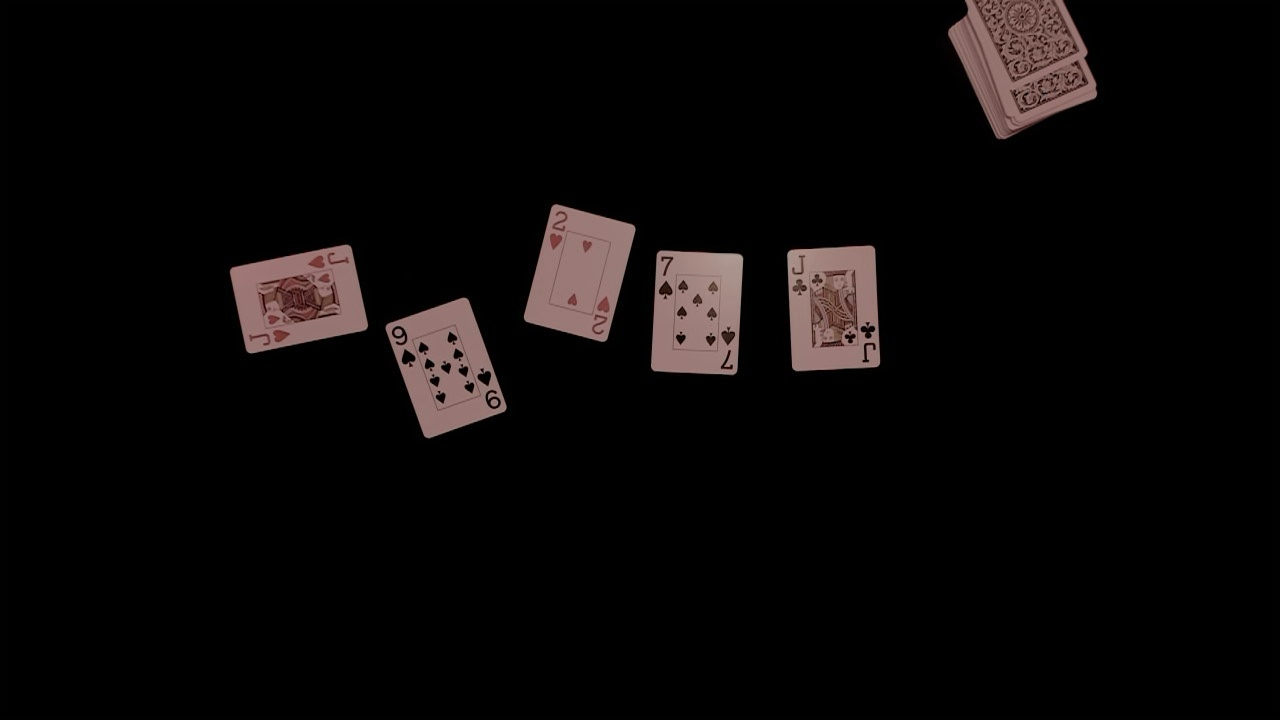
#> input picture test_frames/frame3.jpg, 1280 x 720 px, given in place of the camera
$ python recapture_missing.py
#> lines starting #> are read from the running program, lines starting #| are printed output that depends on the picture; after the words box and inside, x2 and y2 are one past the last pixel; in counts of white or black regions, pixels touching at a corner belong together
#!/usr/bin/env python3
# Recapture missing sample #7 (45° rotation) for specific cards
import os, re, cv2, numpy as np
from pathlib import Path
import subprocess
import argparse
import time

# Load environment variables
try:
    from dotenv import load_dotenv
    if os.path.exists("env"):
        load_dotenv("env")
except Exception:
    pass

OUT_DIR  = Path("./templates_temp")
TEMPL_DIR = Path("./templates")
SIZE     = (int(os.getenv("WARP_W","500")), int(os.getenv("WARP_H","700")))
CAMERA_INDEX = int(os.getenv("CAMERA_INDEX", "0"))

# Import card detection functions (same as make_templates_cli.py)
def _roi(frame, r):
    x,y,w,h = r
    if w <= 0 or h <= 0: return frame, 0, 0
    x2, y2 = min(frame.shape[1], x+w), min(frame.shape[0], y+h)
    return frame[y:y2, x:x2].copy(), x, y

def _order_quad(pts):
    s = pts.sum(axis=1); d = np.diff(pts, axis=1)
    tl = pts[np.argmin(s)]; br = pts[np.argmax(s)]
    tr = pts[np.argmin(d)]; bl = pts[np.argmax(d)]
    return np.array([tl, tr, br, bl], dtype=np.float32)

def _right_angle_quad(quad, tol):
    p = np.array(quad, dtype=np.float32)
    v = np.roll(p, -1, axis=0) - p
    for i in range(4):
        a = v[i-1]; b = v[i]
        c = np.degrees(np.arccos(np.clip(np.dot(a,b)/(np.linalg.norm(a)*np.linalg.norm(b)+1e-6), -1, 1)))
        if abs(c-90) > tol: return False
    return True

def _normalize_L(gray):
    lo, hi = np.percentile(gray, (1,99)); span = max(1, hi - lo)
    return np.clip((gray - lo) / span * 255, 0, 255).astype(np.uint8)

def _warp_from_contour(img_bgr, cnt, out_size=SIZE):
    rect = cv2.minAreaRect(cnt)
    box  = cv2.boxPoints(rect).astype(np.float32)
    W,H = max(int(rect[1][0]),1), max(int(rect[1][1]),1)
    ow, oh = out_size
    if W > H: ow, oh = oh, ow
    src = _order_quad(box)
    dst = np.array([[0,0],[ow-1,0],[ow-1,oh-1],[0,oh-1]], dtype=np.float32)
    M = cv2.getPerspectiveTransform(src, dst)
    warp = cv2.warpPerspective(img_bgr, M, (ow, oh))
    return warp, box, (W,H)

ROI = tuple(int(p or "0") for p in os.getenv("ROI", "0,0,0,0").split(",")[:4]) if os.getenv("ROI") else (0,0,0,0)
CARD_AABB_MIN_FRAC = float(os.getenv("CARD_AABB_MIN_FRAC","0.0018"))
CARD_AABB_MAX_FRAC = float(os.getenv("CARD_AABB_MAX_FRAC","0.30"))
CARD_SHORTSIDE_MIN = int(os.getenv("CARD_SHORTSIDE_MIN","90"))
ASPECT_MIN, ASPECT_MAX = float(os.getenv("ASPECT_MIN","1.25")), float(os.getenv("ASPECT_MAX","1.75"))
SOLIDITY_MIN = float(os.getenv("SOLIDITY_MIN","0.88"))
FILL_OBB_MIN = float(os.getenv("FILL_OBB_MIN","0.80"))
ANGLE_TOL_DEG = float(os.getenv("ANGLE_TOL_DEG","16"))

def _card_candidates(mask, frame_w, frame_h):
    contours, _ = cv2.findContours(mask, cv2.RETR_EXTERNAL, cv2.CHAIN_APPROX_SIMPLE)
    for cnt in contours:
        area = cv2.contourArea(cnt)
        if area < 3000: continue
        x,y,w,h = cv2.boundingRect(cnt)
        aabb_frac = (w*h)/float(frame_w*frame_h + 1e-6)
        if not (CARD_AABB_MIN_FRAC <= aabb_frac <= CARD_AABB_MAX_FRAC): continue
        if min(w,h) < CARD_SHORTSIDE_MIN: continue
        hull = cv2.convexHull(cnt)
        solidity = area / (cv2.contourArea(hull)+1e-6)
        (cx,cy),(mw,mh),ang = cv2.minAreaRect(cnt)
        asp = max(mw,mh)/max(1.0,min(mw,mh))
        obb_fill = area / (mw*mh + 1e-6)
        if not (ASPECT_MIN <= asp <= ASPECT_MAX): continue
        if solidity < SOLIDITY_MIN or obb_fill < FILL_OBB_MIN: continue
        quad = cv2.boxPoints(cv2.minAreaRect(cnt))
        if not _right_angle_quad(quad, ANGLE_TOL_DEG): continue
        yield cnt

def normalize(img_bgr):
    """Normalize and resize image for template."""
    g = cv2.cvtColor(img_bgr, cv2.COLOR_BGR2GRAY)
    g = cv2.resize(g, SIZE, interpolation=cv2.INTER_AREA)
    g = cv2.normalize(g, None, 0, 255, cv2.NORM_MINMAX)
    return g

def play_chime():
    """Play capture chime."""
    try:
        subprocess.Popen(['afplay', '/System/Library/Sounds/Glass.aiff'],
                       stdout=subprocess.DEVNULL, stderr=subprocess.DEVNULL)
    except Exception:
        pass

def mouse_callback(event, x, y, flags, param):
    """Mouse callback to capture image on click (debounced by 1 second)."""
    if event == cv2.EVENT_LBUTTONDOWN:
        now = time.time()
        last_click = param.get('last_click_time', 0)
        if now - last_click >= 1.0:  # 1 second debounce
            param['capture'] = True
            param['last_click_time'] = now

def main():
    # Cards missing sample #7 (45° rotation)
    missing_cards = ["10D", "2H", "3D", "3S", "5H", "6S", "QS"]

    OUT_DIR.mkdir(parents=True, exist_ok=True)

    # Open camera
    cap = cv2.VideoCapture(CAMERA_INDEX)
    if not cap.isOpened():
        print(f"[!] Could not open camera {CAMERA_INDEX}")
        return

    try:
        cap.set(cv2.CAP_PROP_FRAME_WIDTH, 1280)
        cap.set(cv2.CAP_PROP_FRAME_HEIGHT, 720)
    except Exception:
        pass

    print("=" * 60)
    print("Recapture Missing Sample #7 (45° rotation)")
    print("=" * 60)
    print(f"Recapturing sample #7 for {len(missing_cards)} cards:")
    for card in missing_cards:
        print(f"  - {card}")
    print("=" * 60)
    print("Controls:")
    print("  - Mouse click: Capture")
    print("  - Q key: Quit/Skip")
    print("=" * 60)

    window_name = "Recapture Missing - Click to capture, Q to quit"
    cv2.namedWindow(window_name, cv2.WINDOW_NORMAL)

    capture_state = {'capture': False, 'last_click_time': 0}
    cv2.setMouseCallback(window_name, mouse_callback, capture_state)

    card_idx = 0
    last_warp = None

    while card_idx < len(missing_cards):
        current_card = missing_cards[card_idx]
        out_file = OUT_DIR / f"{current_card}7.png"

        # Load existing template for reference
        template_img = None
        template_path = TEMPL_DIR / f"{current_card}.png"
        if template_path.exists():
            template_img = cv2.imread(str(template_path))

        print(f"\n[{card_idx + 1}/{len(missing_cards)}] Card: {current_card} - Sample #7 (45° rotation)")
        print(f"  Will save as: {out_file.name}")
        print(f"  Rotate card ~45° in center, click to capture")

        while True:
            ret, frame = cap.read()
#> frame is the input picture: shape (720, 1280, 3); mean B, G, R 7.6, 7.8, 10.2
            if not ret:
                print("[!] Failed to read from camera")
                break

            # Preprocess frame
            proc, offx, offy = _roi(frame, ROI) if sum(ROI) != 0 else (frame, 0, 0)
#> offx = 0; offy = 0
            gray = cv2.cvtColor(proc, cv2.COLOR_BGR2GRAY)
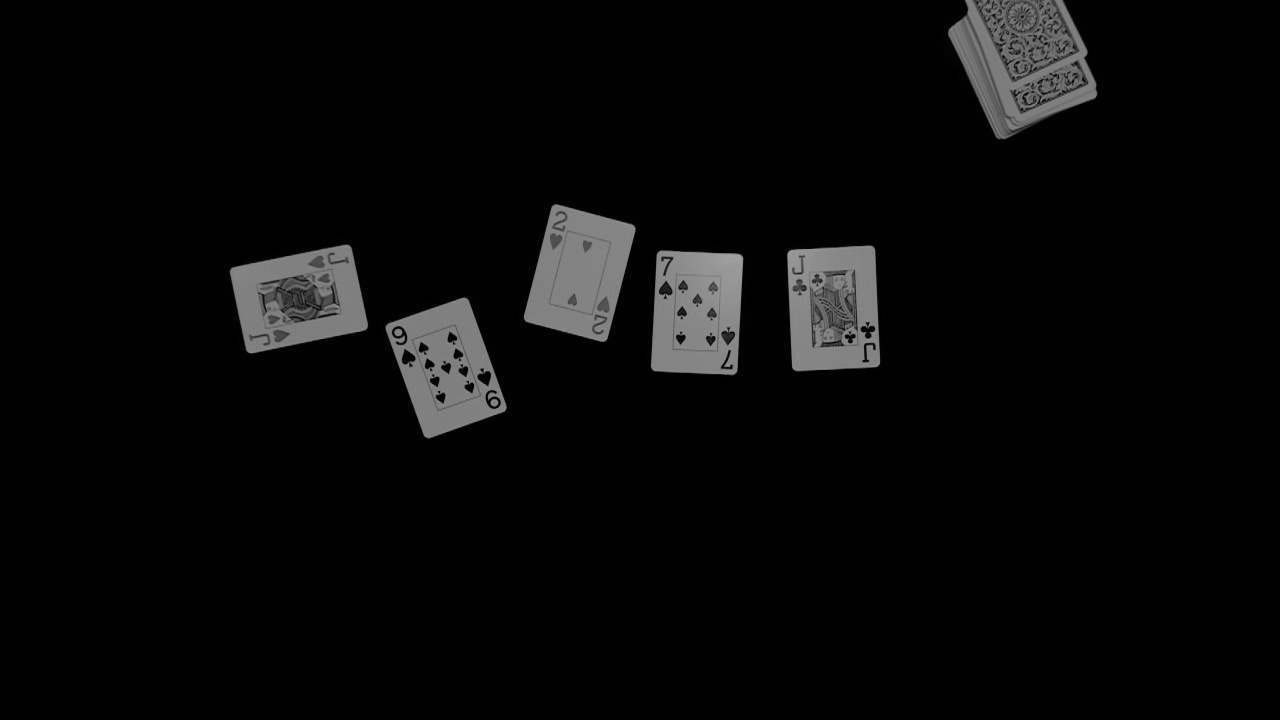
#> gray: shape (720, 1280); min 0, max 165, mean 8.5
            norm = _normalize_L(gray)
#> in _normalize_L, `lo, hi = np.percentile(gray, (1, 99))`: hi = 134
            _, th = cv2.threshold(norm, 0, 255, cv2.THRESH_BINARY + cv2.THRESH_OTSU)
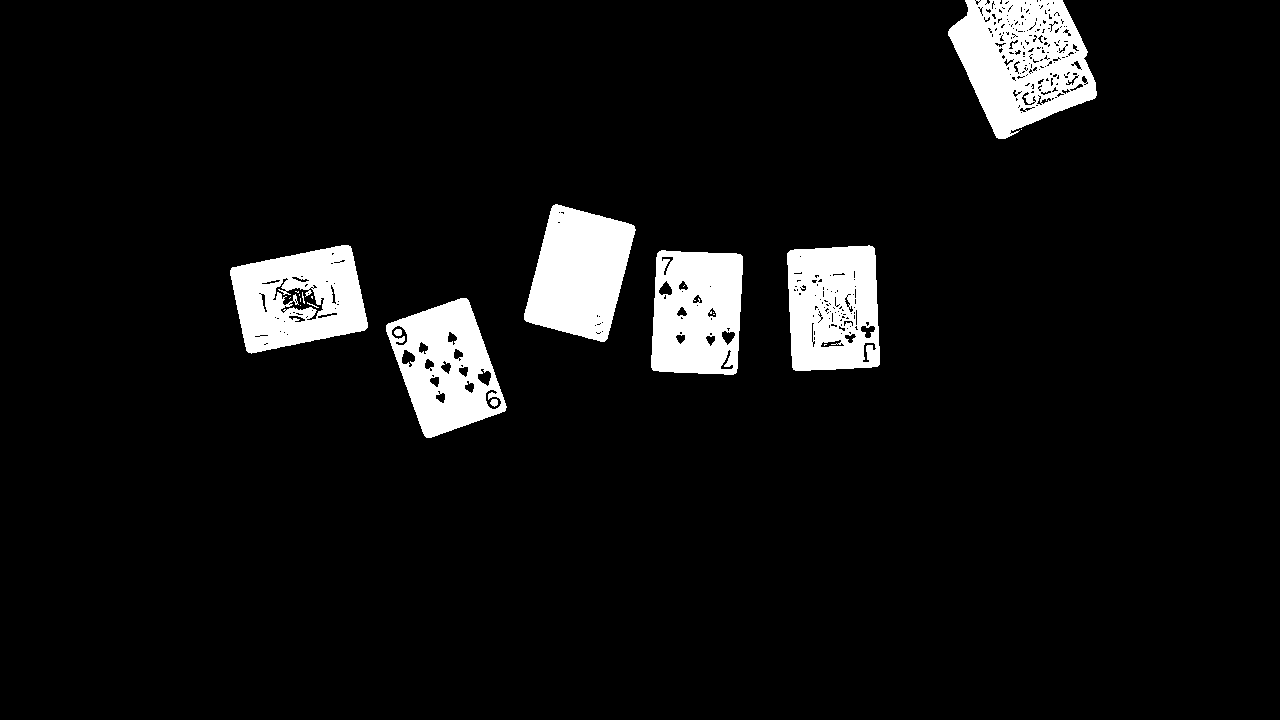
#> th: shape (720, 1280); 6.8% white; 21 white regions (13 under 20 px), largest, box (x1, y1, x2, y2) and area: (948, 0, 1097, 139) 12923, (524, 204, 636, 342) 10524, (787, 245, 880, 371) 10015

            # Detect cards
            detected_warp = None
            display_frame = frame.copy()

            for cnt in _card_candidates(th, proc.shape[1], proc.shape[0]):
#> in _right_angle_quad, `p = np.array(quad, dtype=np.float32)`: p = [[424.8, 439.6], [383.6, 324.5], [466.5, 294.8], [507.7, 409.9]]
#> in _right_angle_quad, `v = np.roll(p, -1, axis=0) - p`: v = [[-41.25, -115.1], [82.89, -29.72], [41.25, 115.1], [-82.89, 29.72]]
                warp, box, (mw, mh) = _warp_from_contour(proc, cnt)
                detected_warp = warp
                last_warp = warp

                # Draw detection box
                box_int = box.astype(np.int32)
                cv2.drawContours(display_frame, [box_int + [offx, offy]], -1, (0, 255, 0), 2)
                break
#> this loop made 1 pass
#> pass 1, in _warp_from_contour, `warp = cv2.warpPerspective(img_bgr, M, (ow, oh))`:
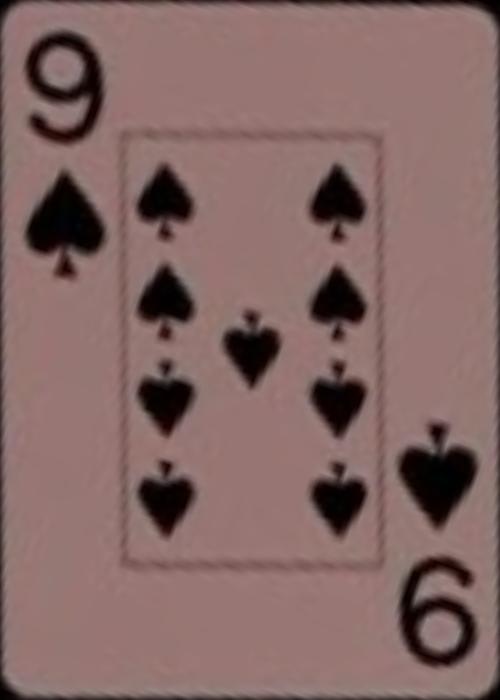
#> warp: shape (700, 500, 3); mean B, G, R 101, 103.5, 131.8
#> after the loop:
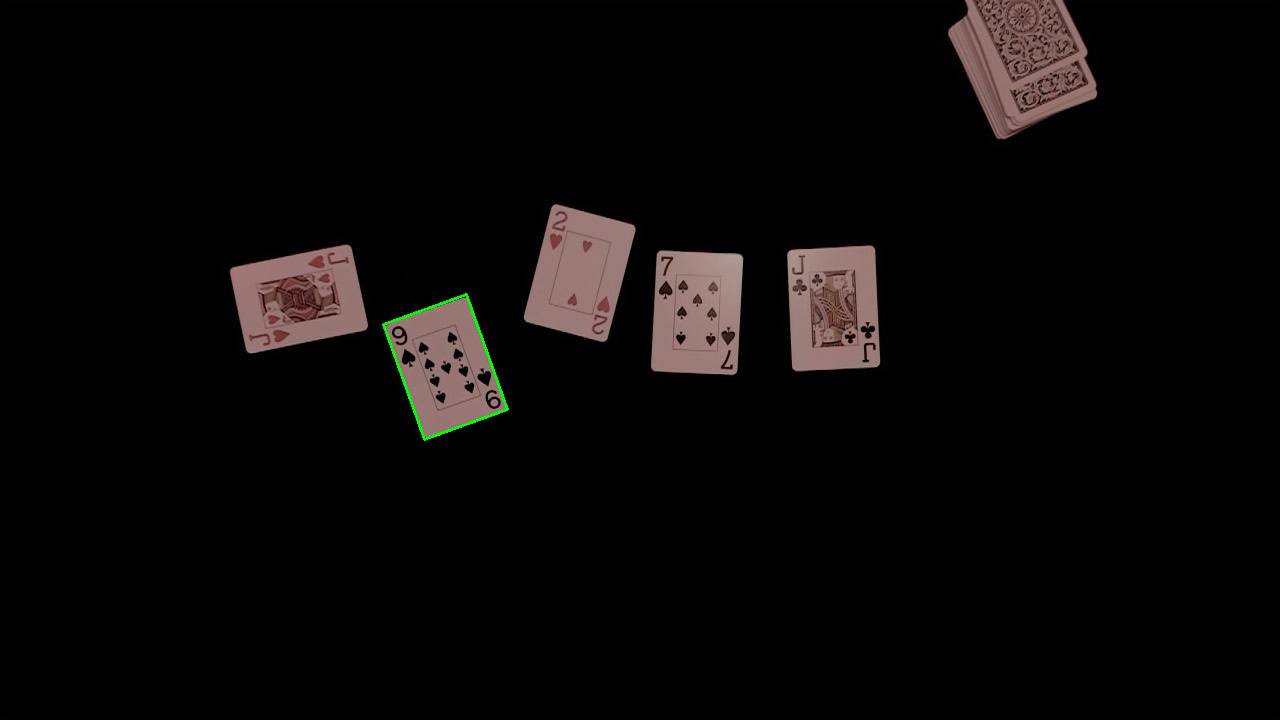
#> display_frame: shape (720, 1280, 3); 0.12% of pixels changed, all inside (x1, y1, x2, y2) = (382, 293, 509, 441)

            # Draw overlay
            h, w = display_frame.shape[:2]
#> h = 720; w = 1280
            base_font_scale = max(w / 400.0, h / 300.0)
#> base_font_scale = 3.2
            font = base_font_scale * 1.5
#> font = 4.8
            thickness = max(4, int(base_font_scale * 2))
#> thickness = 6

            # Position number
            pos_text = "7"
            text_x = int(w * 0.1)
#> text_x = 128
            text_y = int(h * 0.25)
#> text_y = 180
            cv2.putText(display_frame, pos_text, (text_x, text_y),
                       cv2.FONT_HERSHEY_SIMPLEX, font, (0, 0, 0), thickness + 4)
            cv2.putText(display_frame, pos_text, (text_x, text_y),
                       cv2.FONT_HERSHEY_SIMPLEX, font, (0, 255, 0), thickness)

            # Card name
            card_text = f"Card: {current_card} - Sample 7 (45° rotation)"
            cv2.putText(display_frame, card_text, (text_x, int(h * 0.35)),
                       cv2.FONT_HERSHEY_SIMPLEX, font * 0.7, (255, 255, 255), thickness)

            # Status
            status = "Card detected - Click to capture!" if detected_warp is not None else "No card detected"
#> status = 'Card detected - Click to capture!'
            status_color = (0, 255, 0) if detected_warp is not None else (255, 200, 200)
#> status_color = (0, 255, 0)
            cv2.putText(display_frame, status, (text_x, int(h * 0.4)),
                       cv2.FONT_HERSHEY_SIMPLEX, font * 0.6, status_color, thickness)

            # Show template in top right
            if template_img is not None:
                template_display_h = int(h * 0.25)
                template_aspect = template_img.shape[1] / template_img.shape[0]
                template_display_w = int(template_display_h * template_aspect)
                template_display = cv2.resize(template_img, (template_display_w, template_display_h))
                corner_x = w - template_display_w - 20
                corner_y = 20
                template_bg = display_frame[corner_y:corner_y+template_display_h, corner_x:corner_x+template_display_w].copy()
                cv2.rectangle(template_bg, (0, 0), (template_display_w, template_display_h), (0, 0, 0), -1)
                display_frame[corner_y:corner_y+template_display_h, corner_x:corner_x+template_display_w] = cv2.addWeighted(
                    template_bg, 0.3, template_display, 0.7, 0)
                cv2.rectangle(display_frame, (corner_x-2, corner_y-2),
                             (corner_x+template_display_w+2, corner_y+template_display_h+2), (255, 255, 0), 3)

            # Show detected warp in bottom right
            if detected_warp is not None:
                warp_display = cv2.resize(detected_warp, (200, 280))
                h_w, w_w = warp_display.shape[:2]
#> h_w = 280; w_w = 200
                warp_x = w - w_w - 20
#> warp_x = 1060
                warp_y = h - h_w - 20
#> warp_y = 420
                display_frame[warp_y:warp_y+h_w, warp_x:warp_x+w_w] = warp_display
                cv2.rectangle(display_frame, (warp_x-2, warp_y-2), (warp_x+w_w+2, warp_y+h_w+2), (0, 255, 0), 3)
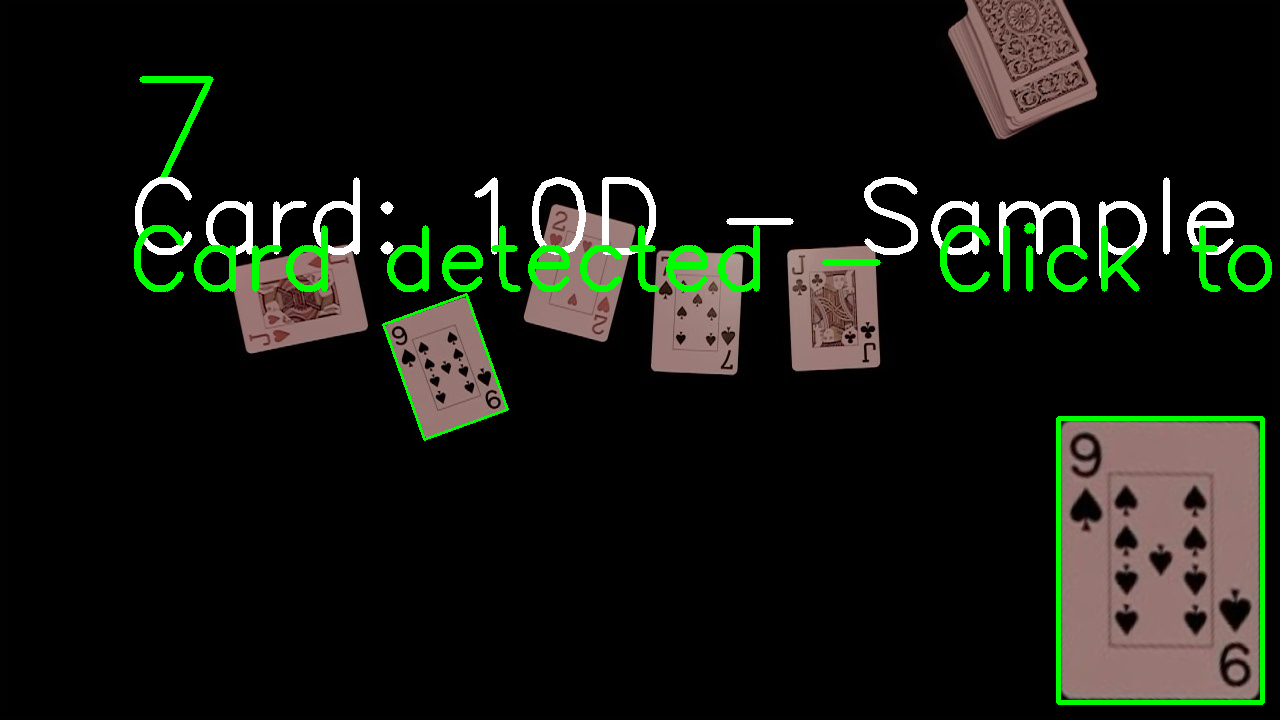
#> display_frame: shape (720, 1280, 3); mean B, G, R 16.8, 23.6, 21

            cv2.imshow(window_name, display_frame)

            # Check for mouse capture
            if capture_state['capture']:
                capture_state['capture'] = False

                warp_to_save = last_warp if last_warp is not None else frame

                if warp_to_save is not None:
                    normalized = normalize(warp_to_save)
                    cv2.imwrite(str(out_file), normalized)
                    print(f"  ✓ Saved: {out_file.name}")
                    play_chime()
                    card_idx += 1
                    break
                else:
                    print(f"  ⚠ No card detected - nothing saved. Try again.")

            # Check for keyboard input
            key = cv2.waitKey(1) & 0xFF
#> (key q is pressed here)
            if key == ord('q') or key == ord('Q'):
                print("\nQuitting...")
                break

    cap.release()
    cv2.destroyAllWindows()
    print(f"\nDone! Recaptured {card_idx} out of {len(missing_cards)} missing samples")

if __name__ == "__main__":
    main()
